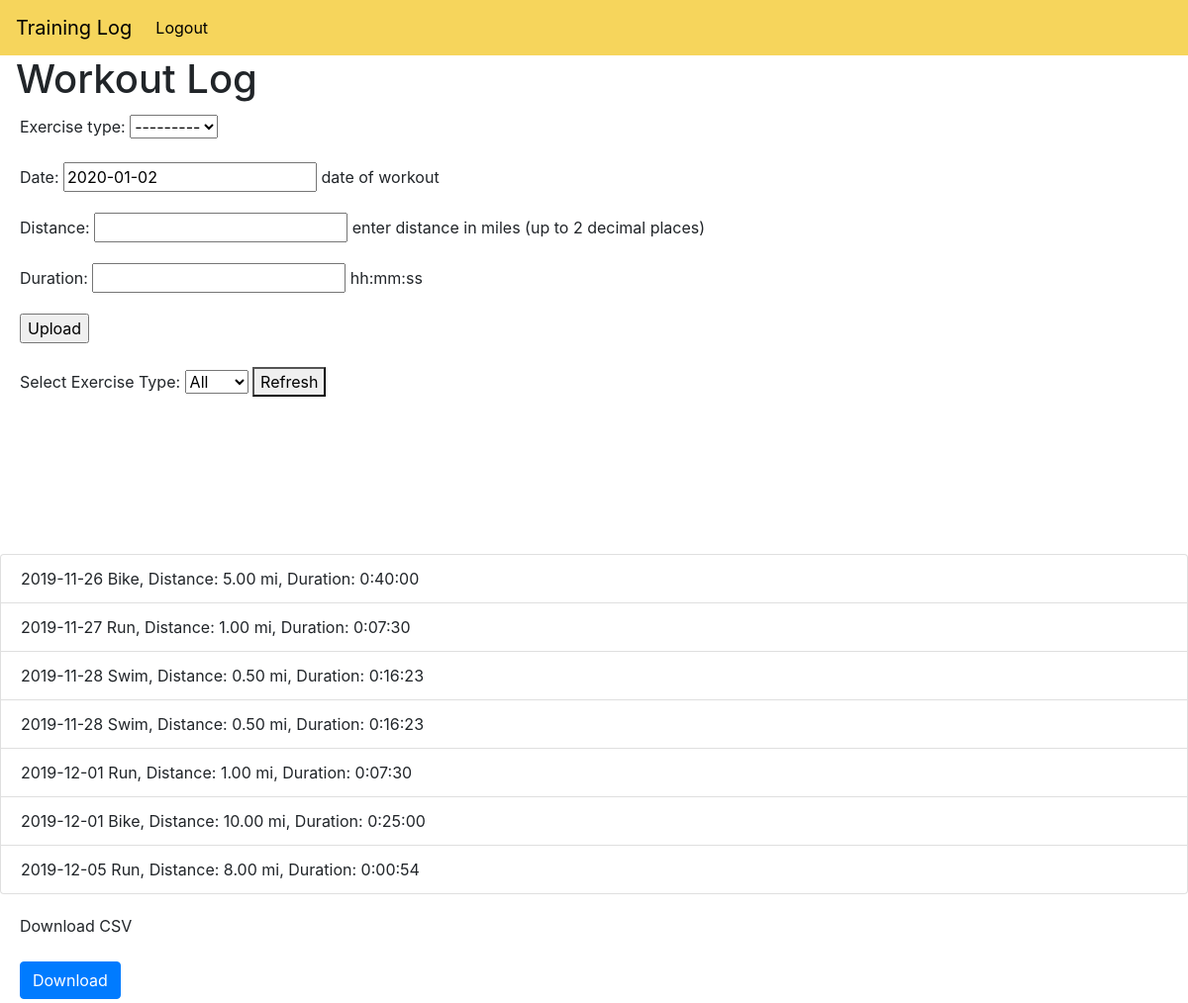
The app's page / (signed in) with its own data.
### workout_log/models.py (models this page shows, shortened)
class Workout(models.Model):
    class Meta:
        ordering = ['date']
    user = models.ForeignKey(User, on_delete=models.CASCADE,
        related_name="workouts", blank=True, null=True)
    exercise_type = models.ForeignKey(ExerciseType, on_delete=models.CASCADE,
        related_name="workouts")
    created = models.DateTimeField(auto_now_add=True, editable=False)
    updated = models.DateTimeField(auto_now=True, editable=False)
    date = models.DateField(help_text="date of workout", default=date.today)
    distance = models.DecimalField(max_digits=5, decimal_places=2,
        help_text="enter distance in miles (up to 2 decimal places)")
    duration = models.DurationField(help_text="hh:mm:ss")
    def __str__(self):
        return f"{self.date} {self.exercise_type}, Distance: {self.distance} mi, Duration: {self.duration}"

class ExerciseType(models.Model):
    name = models.CharField(max_length=64)
    def __str__(self):
        return f"{self.name}"

### workout_log/views.py (the view, shortened to what this page needs)
# urls.py: path("", views.index, name="index"),
def index(request):
    if not request.user.is_authenticated:
        return HttpResponseRedirect(reverse("login"))
    form = WorkoutForm()
    workouts = Workout.objects.select_related(
        "exercise_type").filter(user=request.user)
    data = []
    for workout in workouts:
        d = {
            "date": workout.date.__str__(),
            "type": workout.exercise_type.name,
            "duration": workout.duration.__str__(),
            "distance": float(workout.distance)
        }
        data.append(d)
    context = {
        "form": form,
        "workouts": workouts,
        "data": data
    }
    return render(request, "workout_log/index.html", context)

### workout_log/forms.py (shortened to what this page needs)
class WorkoutForm(forms.ModelForm):
    class Meta:
        model = Workout
        fields = ['exercise_type', 'date', 'distance', 'duration']
    def __init__(self, *args, **kwargs):
       self.request = kwargs.pop('request', None)
       super(WorkoutForm, self).__init__(*args, **kwargs)

### workout_log/templates/workout_log/index.html (shortened to what this page needs)
{% extends "workout_log/layout.html" %}
{% block nav %}
    <ul class="navbar-nav mr-auto">
        <li class="nav-item">
            <a href="{% url 'logout' %}" class="nav-link" style="color:black;">
                Logout
            </a>
        </li>
    </ul>
{% endblock %}
{% block body %}
    <form action="{% url 'index' %}" method="POST" id="upload-workout" class="ml-3 p-1">
        {{ form.as_p }}
        <input type="submit" value="Upload">
    </form>
    <form action="{% url 'update' %}" method="POST" id="update-data" class="ml-3 mt-3 p-1">
        <label for="exercise-select">
            Select Exercise Type:
        </label>
        <select id="exercise-select" name="exercise-type">
            <option value="all">
                All
            </option>
        </select>
        <button>
            Refresh
        </button>
    </form>
    <svg class="chart"></svg>
    {% if workouts %}
        <ul class="list-group">
            {% for workout in workouts %}
                <li class="list-group-item">
                    {{ workout }}
                </li>
            {% endfor %}
        </ul>
        <p class="m-3 p-1">
            Download CSV
        </p>
        <form action="{% url 'export' %}" method="post" id="export-workouts"class="ml-3 mt-3 p-1">
            <button type="submit"class="btn btn-primary">
                Download
            </button>
        </form>
    {% endif %}
{% endblock %}

### workout_log/templates/workout_log/layout.html (shortened to what this page needs)
<!DOCTYPE html>
<html>
    <head>
        <link rel="stylesheet" href="https://stackpath.bootstrapcdn.com/bootstrap/4.4.1/css/bootstrap.min.css"
>
    </head>
    <body>
        <nav class="navbar navbar-expand-lg navbar-dark" style="background-color: #F6D55C;">
            <a class="navbar-brand" href="{% url 'index' %}" style="color:black;">Training Log</a>
            {% block nav %}
            {% endblock %}
        </nav>
        <main>
            <h1 class="ml-3">
                Workout Log
            </h1>
            {% block body %}
            {% endblock %}
        </main>
    </body>
</html>

### records on screen
Workout: date+exercise_type+distance "2019-11-26 Bike, Distance: 5.00 mi, Duration: 0:40:00"
Workout: date+exercise_type+distance "2019-11-27 Run, Distance: 1.00 mi, Duration: 0:07:30"
Workout: date+exercise_type+distance "2019-11-28 Swim, Distance: 0.50 mi, Duration: 0:16:23"
Workout: date+exercise_type+distance "2019-11-28 Swim, Distance: 0.50 mi, Duration: 0:16:23"
Workout: date+exercise_type+distance "2019-12-01 Run, Distance: 1.00 mi, Duration: 0:07:30"
Workout: date+exercise_type+distance "2019-12-01 Bike, Distance: 10.00 mi, Duration: 0:25:00"
Workout: date+exercise_type+distance "2019-12-05 Run, Distance: 8.00 mi, Duration: 0:00:54"
